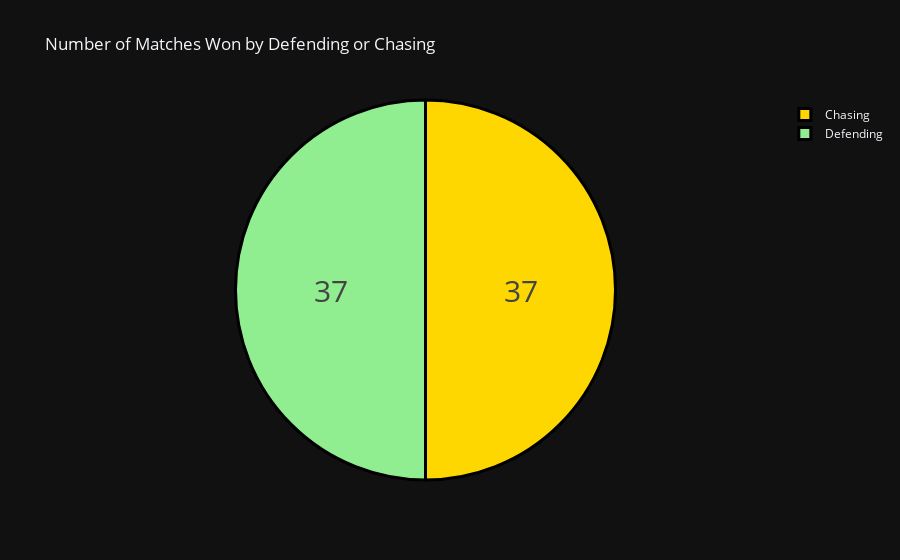

Notebook source saved alongside this figure:
### Code cell
data['won_by']=data['won_by'].map({'Wickets':'Chasing','Runs':'Defending'})
won_by=data['won_by'].value_counts()
label=won_by.index
counts=won_by.values
colors=['gold','lightgreen']

fig=go.Figure(data=[go.Pie(labels=label,values=counts)])
fig.update_layout(title_text='Number of Matches Won by Defending or Chasing', template='plotly_dark')
fig.update_traces(hoverinfo='label+percent',textinfo='value',textfont_size=30,marker=dict(colors=colors,line=dict(color='black',width=3)))
fig.show()

### Figure 1 — Plotly figure (JSON) as saved in the notebook; plotly's stock layout.template omitted (floating-point values rounded to 4 significant figures)
{"data": [{"hoverinfo": "label+percent", "labels": ["Chasing", "Defending"], "marker": {"colors": ["gold", "lightgreen"], "line": {"color": "black", "width": 3}}, "textfont": {"size": 30}, "textinfo": "value", "type": "pie", "values": [37, 37]}], "layout": {"autosize": true, "title": {"text": "Number of Matches Won by Defending or Chasing"}}}
